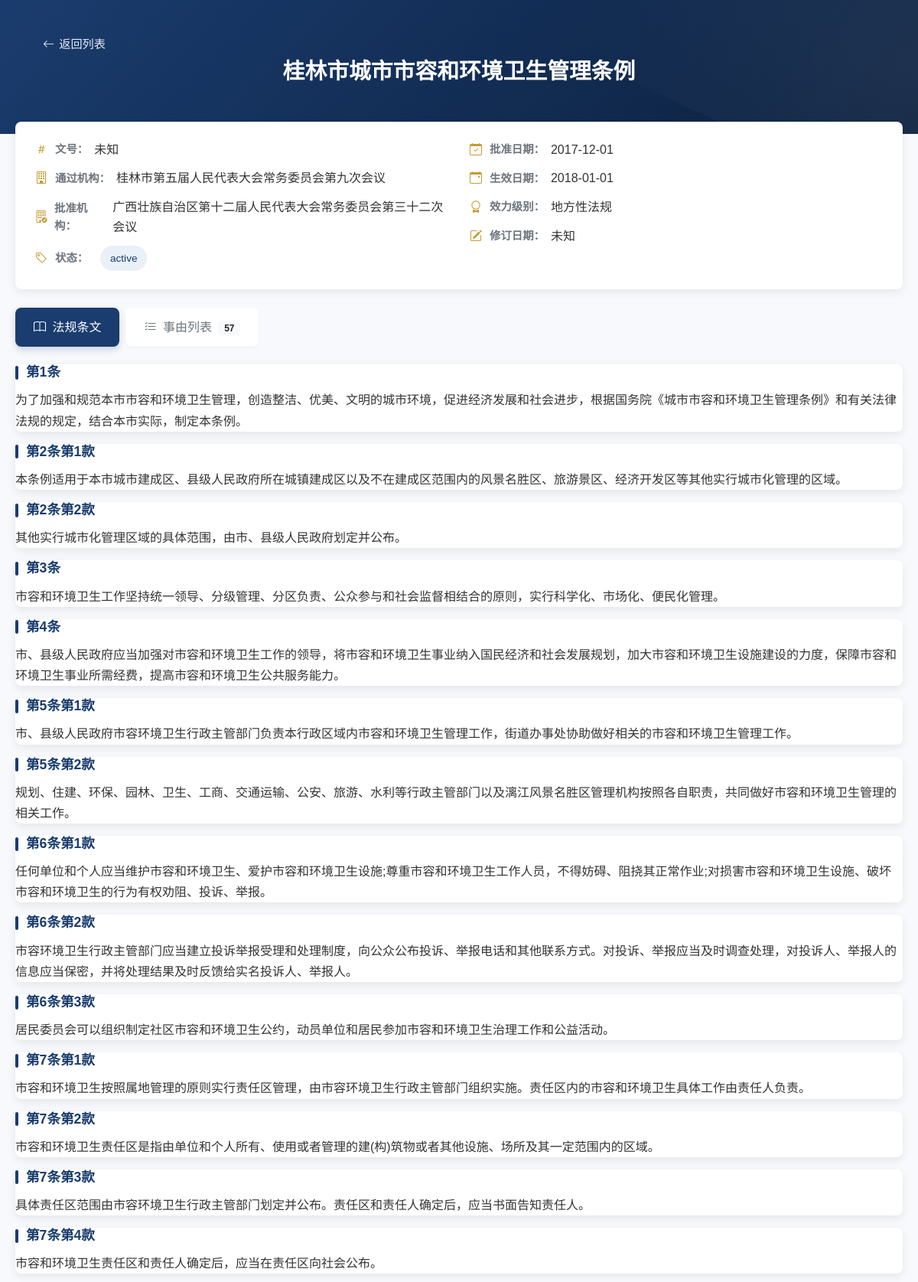
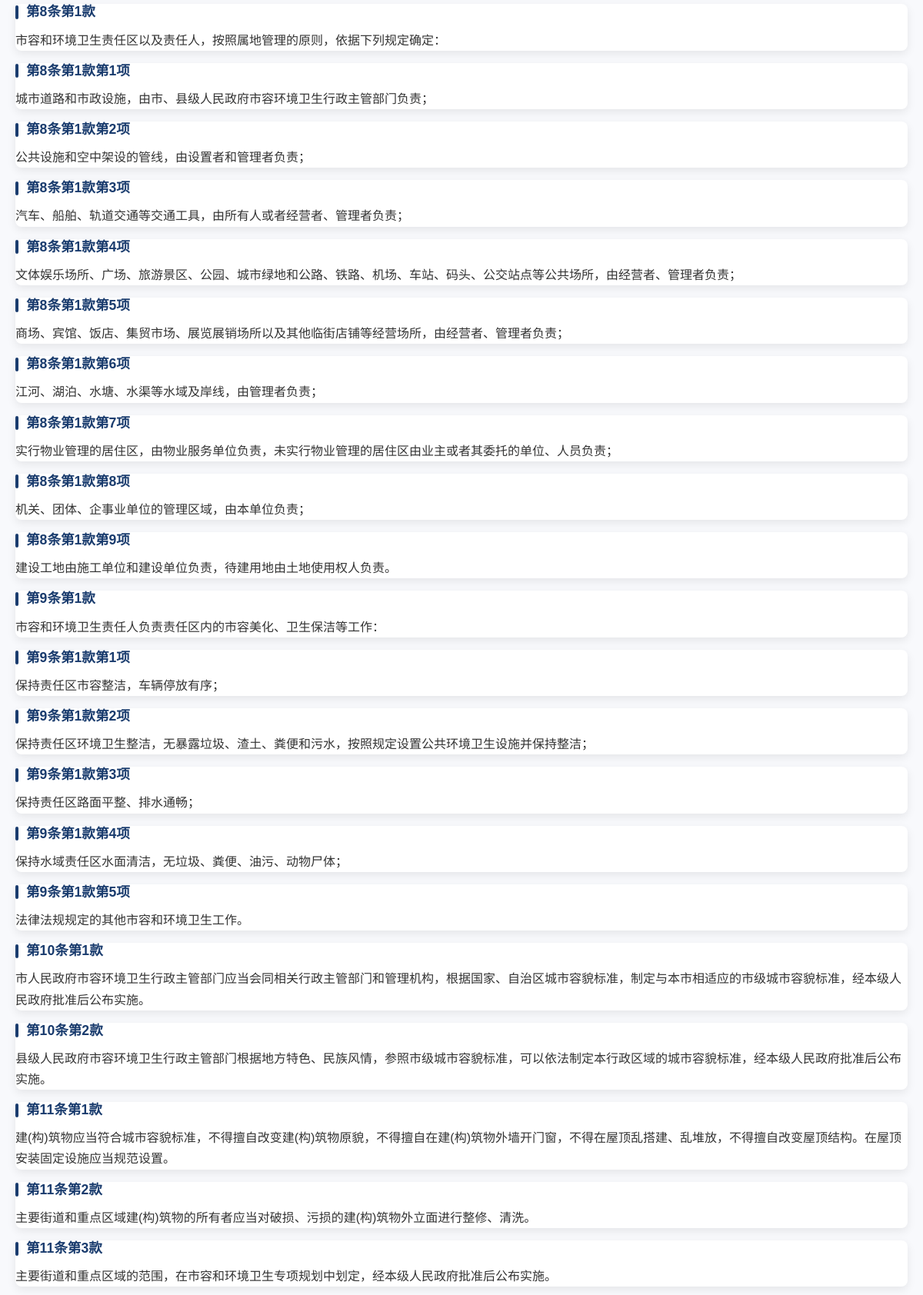
Screenshot of /regulations/5 (upper part) with the database file from the repository (2 pictures, top to bottom).
### models.py (models this page shows)
class LegalRegulation(db.Model):
    id = db.Column(db.Integer, primary_key=True)
    name = db.Column(db.String(200), nullable=False, unique=True)  # 法规名称
    document_number = db.Column(db.String(100))  # 文号
    issued_by = db.Column(db.String(100))  # 通过机构
    approved_by = db.Column(db.String(100))  # 批准机构
    issued_date = db.Column(db.DateTime)  # 批准日期
    effective_date = db.Column(db.DateTime)  # 生效日期
    revision_date = db.Column(db.DateTime)  # 修订日期
    hierarchy_level = db.Column(db.String(50))  # 效力级别
    province = db.Column(db.String(50))  # 省
    city = db.Column(db.String(50))  # 市
    status = db.Column(db.String(20), default='active')  # 状态：active, archived
    structures = relationship('LegalStructure', back_populates='regulation', cascade='all, delete-orphan')
    causes = relationship('LegalCause', back_populates='regulation', cascade='all, delete-orphan')

class LegalStructure(db.Model):
    id = db.Column(db.Integer, primary_key=True)
    regulation_id = db.Column(db.Integer, db.ForeignKey('legal_regulation.id'), nullable=False)
    article = db.Column(db.Integer)  # 条
    paragraph = db.Column(db.Integer)  # 款
    item = db.Column(db.Integer)  # 项
    section = db.Column(db.Integer)  # 目
    content = db.Column(db.Text, nullable=False)
    original_text = db.Column(db.Text)  # 原始文本
    regulation = relationship('LegalRegulation', back_populates='structures')

### app.py (the view)
@app.route('/regulations/<int:regulation_id>')
def regulation_detail(regulation_id):
    regulation = LegalRegulation.query.get_or_404(regulation_id)
    structures = LegalStructure.query.filter_by(regulation_id=regulation_id).all()
    causes = LegalCause.query.filter_by(regulation_id=regulation_id).all()
    return render_template('regulations/detail.html',
                           regulation=regulation,
                           structures=structures,
                           causes=causes)

### app.py (called while the page is built)
@app.context_processor
def utility_processor():
    return {
        'get_punishment_count': get_punishment_count
    }

### templates/regulations/detail.html (shortened to what this page needs)
<!DOCTYPE html>
<html lang="zh">
<head>
    <link href="https://cdn.jsdelivr.net/npm/bootstrap@5.3.0/dist/css/bootstrap.min.css" rel="stylesheet">
    <link rel="stylesheet" href="https://cdn.jsdelivr.net/npm/bootstrap-icons@1.11.0/font/bootstrap-icons.css">
</head>
<body>
    <div class="header-wrapper">
        <div class="app-container">
            <div class="regulation-header">
                <a href="{{ url_for('search_regulations') }}" class="back-button">
                    <i class="bi bi-arrow-left"></i> 返回列表
                </a>
                <h2 class="regulation-title text-center">{{ regulation.name }}</h2>
            </div>
        </div>
    </div>
    <div class="app-container">
        <div class="metadata-card">
            <div class="row metadata-row">
                <div class="col-md-6 metadata-col">
                    <div class="metadata-item">
                        <i class="bi bi-hash"></i>
                        <span class="info-label">文号：</span>
                        <span class="info-value">{{ regulation.document_number or '未知' }}</span>
                    </div>
                    <div class="metadata-item">
                        <i class="bi bi-building"></i>
                        <span class="info-label">通过机构：</span>
                        <span class="info-value">{{ regulation.issued_by or '未知' }}</span>
                    </div>
                    <div class="metadata-item">
                        <i class="bi bi-building-check"></i>
                        <span class="info-label">批准机构：</span>
                        <span class="info-value">{{ regulation.approved_by or '未知' }}</span>
                    </div>
                    <div class="metadata-item">
                        <i class="bi bi-tag"></i>
                        <span class="info-label">状态：</span>
                        <span class="info-value">
                            <span class="status-badge">{{ regulation.status }}</span>
                        </span>
                    </div>
                </div>
                <div class="col-md-6 metadata-col">
                    <div class="metadata-item">
                        <i class="bi bi-calendar-check"></i>
                        <span class="info-label">批准日期：</span>
                        <span class="info-value">{{ regulation.issued_date.strftime('%Y-%m-%d') if regulation.issued_date else '未知' }}</span>
                    </div>
                    <div class="metadata-item">
                        <i class="bi bi-calendar-event"></i>
                        <span class="info-label">生效日期：</span>
                        <span class="info-value">{{ regulation.effective_date.strftime('%Y-%m-%d') if regulation.effective_date else '未知' }}</span>
                    </div>
                    <div class="metadata-item">
                        <i class="bi bi-award"></i>
                        <span class="info-label">效力级别：</span>
                        <span class="info-value">{{ regulation.hierarchy_level or '未知' }}</span>
                    </div>
                    <div class="metadata-item">
                        <i class="bi bi-pencil-square"></i>
                        <span class="info-label">修订日期：</span>
                        <span class="info-value">{{ regulation.revision_date.strftime('%Y-%m-%d') if regulation.revision_date else '未知' }}</span>
                    </div>
                </div>
            </div>
        </div>
        <ul class="nav nav-tabs" id="regulationTabs">
            <li class="nav-item">
                <a class="nav-link active" id="articles-tab" data-bs-toggle="tab" href="#legal-articles">
                    <i class="bi bi-book me-1"></i> 法规条文
                </a>
            </li>
            <li class="nav-item">
                <a class="nav-link" id="causes-tab" data-bs-toggle="tab" href="#legal-causes">
                    <i class="bi bi-list-check me-1"></i> 事由列表
                    <span class="badge bg-light text-dark ms-1">{{ causes|length }}</span>
                </a>
            </li>
        </ul>
        <div class="tab-content">
            <div class="tab-pane fade show active" id="legal-articles">
                {% for structure in structures %}
                <div class="article-card">
                    <div class="card-body">
                        <h5 class="article-title">
                            {{ structure.original_text }}
                        </h5>
                        <p class="article-content">{{ structure.content }}</p>
                    </div>
                </div>
                {% endfor %}
            </div>
        </div>
    </div>
</body>
</html>

### templates/regulations/detail.html (style rules this page uses)
:root { --primary-color: #1a3c6e; --secondary-color: #f8f9fc; --accent-color: #c59c34; --dark-color: #2c3e50; --light-accent: #e9f0f7; --text-primary: #333333; --text-secondary: #6c757d; --border-radius: 8px; --card-shadow: 0 4px 12px rgba(0,0,0,0.08); --transition: all 0.3s ease; }
body { font-family: 'Microsoft YaHei', '微软雅黑', Arial, sans-serif; background-color: var(--secondary-color); color: var(--text-primary); line-height: 1.6; }
.app-container { max-width: 1200px; margin: 0 auto; padding: 0 20px; }
.back-button { display: inline-flex; align-items: center; color: rgba(255,255,255,0.9); text-decoration: none; font-weight: 500; font-size: 0.95rem; padding: 6px 12px; border-radius: var(--border-radius); transition: var(--transition); }
.back-button i { margin-right: 6px; }
.header-wrapper { background: linear-gradient(135deg, var(--primary-color) 0%, #0c203e 100%); position: relative; overflow: hidden; }
.header-wrapper::before { content: ''; position: absolute; top: -50%; right: -50%; width: 100%; height: 200%; background: radial-gradient(circle, rgba(255,255,255,0.07) 0%, rgba(255,255,255,0) 70%); transform: rotate(25deg); }
.regulation-header { color: white; padding: 2.5rem 1.5rem; border-radius: 0; position: relative; z-index: 1; }
.regulation-title { font-weight: 700; margin-bottom: 1.5rem; font-size: 1.8rem; }
.metadata-card { background: white; border-radius: var(--border-radius); box-shadow: var(--card-shadow); padding: 1.5rem; margin-top: -1rem; margin-bottom: 1.5rem; position: relative; z-index: 10; }
.metadata-item { display: flex; align-items: center; margin-bottom: 0.75rem; }
.metadata-item:last-child { margin-bottom: 0; }
.metadata-item i { color: var(--accent-color); margin-right: 8px; width: 20px; text-align: center; }
.status-badge { display: inline-block; padding: 0.35rem 0.8rem; font-size: 0.85rem; font-weight: 500; border-radius: 50px; background-color: var(--light-accent); color: var(--primary-color); margin-left: 8px; }
.nav-tabs { border: none; margin-bottom: 1.5rem; }
.nav-tabs .nav-item { margin-right: 0.5rem; }
.nav-tabs .nav-link { color: var(--text-secondary); border: none; padding: 0.8rem 1.5rem; font-weight: 500; border-radius: var(--border-radius); background-color: white; box-shadow: 0 1px 3px rgba(0,0,0,0.05); transition: var(--transition); }
.nav-tabs .nav-link.active { background-color: var(--primary-color); color: white; box-shadow: 0 4px 10px rgba(26, 60, 110, 0.2); }
.tab-content { background: transparent; border-radius: var(--border-radius); }
.article-card { background-color: white; border-radius: var(--border-radius); box-shadow: var(--card-shadow); margin-bottom: 1rem; transition: var(--transition); border: none; }
.article-title { font-weight: 600; color: var(--primary-color); margin-bottom: 0.75rem; font-size: 1.1rem; display: flex; align-items: center; }
.article-title::before { content: ''; display: inline-block; width: 4px; height: 18px; background-color: var(--primary-color); margin-right: 10px; border-radius: 4px; }
.article-content { color: var(--text-primary); line-height: 1.7; }
.info-label { font-weight: 600; color: var(--text-secondary); margin-right: 0.5rem; font-size: 0.9rem; }
.info-value { color: var(--text-primary); }

### rows the page displays
LegalRegulation: name "桂林市城市市容和环境卫生管理条例", document_number "未知", issued_by "桂林市第五届人民代表大会常务委员会第九次会议", approved_by "广西壮族自治区第十二届人民代表大会常务委员会第三十二次会议", status "active", issued_date "2017-12-01", effective_date "2018-01-01", hierarchy_level "地方性法规", revision_date "未知"
LegalStructure: original_text "第1条", content "为了加强和规范本市市容和环境卫生管理，创造整洁、优美、文明的城市环境，促进经济发展和社会进步，根据国务院《城市市容和环境卫生管理条例》和有关法律法规的规定，结合本市实际，制定本条例。"
LegalStructure: original_text "第2条第1款", content "本条例适用于本市城市建成区、县级人民政府所在城镇建成区以及不在建成区范围内的风景名胜区、旅游景区、经济开发区等其他实行城市化管理的区域。"
LegalStructure: original_text "第2条第2款", content "其他实行城市化管理区域的具体范围，由市、县级人民政府划定并公布。"
LegalStructure: original_text "第3条", content "市容和环境卫生工作坚持统一领导、分级管理、分区负责、公众参与和社会监督相结合的原则，实行科学化、市场化、便民化管理。"
LegalStructure: original_text "第4条", content "市、县级人民政府应当加强对市容和环境卫生工作的领导，将市容和环境卫生事业纳入国民经济和社会发展规划，加大市容和环境卫生设施建设的力度，保障市容和环境卫生事业所需经费，提高市容和环境卫生公共服务能力。"
LegalStructure: original_text "第5条第1款", content "市、县级人民政府市容环境卫生行政主管部门负责本行政区域内市容和环境卫生管理工作，街道办事处协助做好相关的市容和环境卫生管理工作。"
LegalStructure: original_text "第5条第2款", content "规划、住建、环保、园林、卫生、工商、交通运输、公安、旅游、水利等行政主管部门以及漓江风景名胜区管理机构按照各自职责，共同做好市容和环境卫生管理的相关工作。"
LegalStructure: original_text "第6条第1款", content "任何单位和个人应当维护市容和环境卫生、爱护市容和环境卫生设施;尊重市容和环境卫生工作人员，不得妨碍、阻挠其正常作业;对损害市容和环境卫生设施、破坏市容和环境卫生的行为有权劝阻、投诉、举报。"
LegalStructure: original_text "第6条第2款", content "市容环境卫生行政主管部门应当建立投诉举报受理和处理制度，向公众公布投诉、举报电话和其他联系方式。对投诉、举报应当及时调查处理，对投诉人、举报人的信息应当保密，并将处理结果及时反馈给实名投诉人、举报人。"
LegalStructure: original_text "第6条第3款", content "居民委员会可以组织制定社区市容和环境卫生公约，动员单位和居民参加市容和环境卫生治理工作和公益活动。"
LegalStructure: original_text "第7条第1款", content "市容和环境卫生按照属地管理的原则实行责任区管理，由市容环境卫生行政主管部门组织实施。责任区内的市容和环境卫生具体工作由责任人负责。"
LegalStructure: original_text "第7条第2款", content "市容和环境卫生责任区是指由单位和个人所有、使用或者管理的建(构)筑物或者其他设施、场所及其一定范围内的区域。"
LegalStructure: original_text "第7条第3款", content "具体责任区范围由市容环境卫生行政主管部门划定并公布。责任区和责任人确定后，应当书面告知责任人。"
LegalStructure: original_text "第7条第4款", content "市容和环境卫生责任区和责任人确定后，应当在责任区向社会公布。"
LegalStructure: original_text "第8条第1款", content "市容和环境卫生责任区以及责任人，按照属地管理的原则，依据下列规定确定："
LegalStructure: original_text "第8条第1款第1项", content "城市道路和市政设施，由市、县级人民政府市容环境卫生行政主管部门负责；"
LegalStructure: original_text "第8条第1款第2项", content "公共设施和空中架设的管线，由设置者和管理者负责；"
LegalStructure: original_text "第8条第1款第3项", content "汽车、船舶、轨道交通等交通工具，由所有人或者经营者、管理者负责；"
LegalStructure: original_text "第8条第1款第4项", content "文体娱乐场所、广场、旅游景区、公园、城市绿地和公路、铁路、机场、车站、码头、公交站点等公共场所，由经营者、管理者负责；"
LegalStructure: original_text "第8条第1款第5项", content "商场、宾馆、饭店、集贸市场、展览展销场所以及其他临街店铺等经营场所，由经营者、管理者负责；"
LegalStructure: original_text "第8条第1款第6项", content "江河、湖泊、水塘、水渠等水域及岸线，由管理者负责；"
LegalStructure: original_text "第8条第1款第7项", content "实行物业管理的居住区，由物业服务单位负责，未实行物业管理的居住区由业主或者其委托的单位、人员负责；"
LegalStructure: original_text "第8条第1款第8项", content "机关、团体、企事业单位的管理区域，由本单位负责；"
LegalStructure: original_text "第8条第1款第9项", content "建设工地由施工单位和建设单位负责，待建用地由土地使用权人负责。"
LegalStructure: original_text "第9条第1款", content "市容和环境卫生责任人负责责任区内的市容美化、卫生保洁等工作："
LegalStructure: original_text "第9条第1款第1项", content "保持责任区市容整洁，车辆停放有序；"
LegalStructure: original_text "第9条第1款第2项", content "保持责任区环境卫生整洁，无暴露垃圾、渣土、粪便和污水，按照规定设置公共环境卫生设施并保持整洁；"
LegalStructure: original_text "第9条第1款第3项", content "保持责任区路面平整、排水通畅；"
LegalStructure: original_text "第9条第1款第4项", content "保持水域责任区水面清洁，无垃圾、粪便、油污、动物尸体；"
LegalStructure: original_text "第9条第1款第5项", content "法律法规规定的其他市容和环境卫生工作。"
LegalStructure: original_text "第10条第1款", content "市人民政府市容环境卫生行政主管部门应当会同相关行政主管部门和管理机构，根据国家、自治区城市容貌标准，制定与本市相适应的市级城市容貌标准，经本级人民政府批准后公布实施。"
LegalStructure: original_text "第10条第2款", content "县级人民政府市容环境卫生行政主管部门根据地方特色、民族风情，参照市级城市容貌标准，可以依法制定本行政区域的城市容貌标准，经本级人民政府批准后公布实施。"
LegalStructure: original_text "第11条第1款", content "建(构)筑物应当符合城市容貌标准，不得擅自改变建(构)筑物原貌，不得擅自在建(构)筑物外墙开门窗，不得在屋顶乱搭建、乱堆放，不得擅自改变屋顶结构。在屋顶安装固定设施应当规范设置。"
LegalStructure: original_text "第11条第2款", content "主要街道和重点区域建(构)筑物的所有者应当对破损、污损的建(构)筑物外立面进行整修、清洗。"
LegalStructure: original_text "第11条第3款", content "主要街道和重点区域的范围，在市容和环境卫生专项规划中划定，经本级人民政府批准后公布实施。"

### other values shown
{{ causes|length }} "57"
